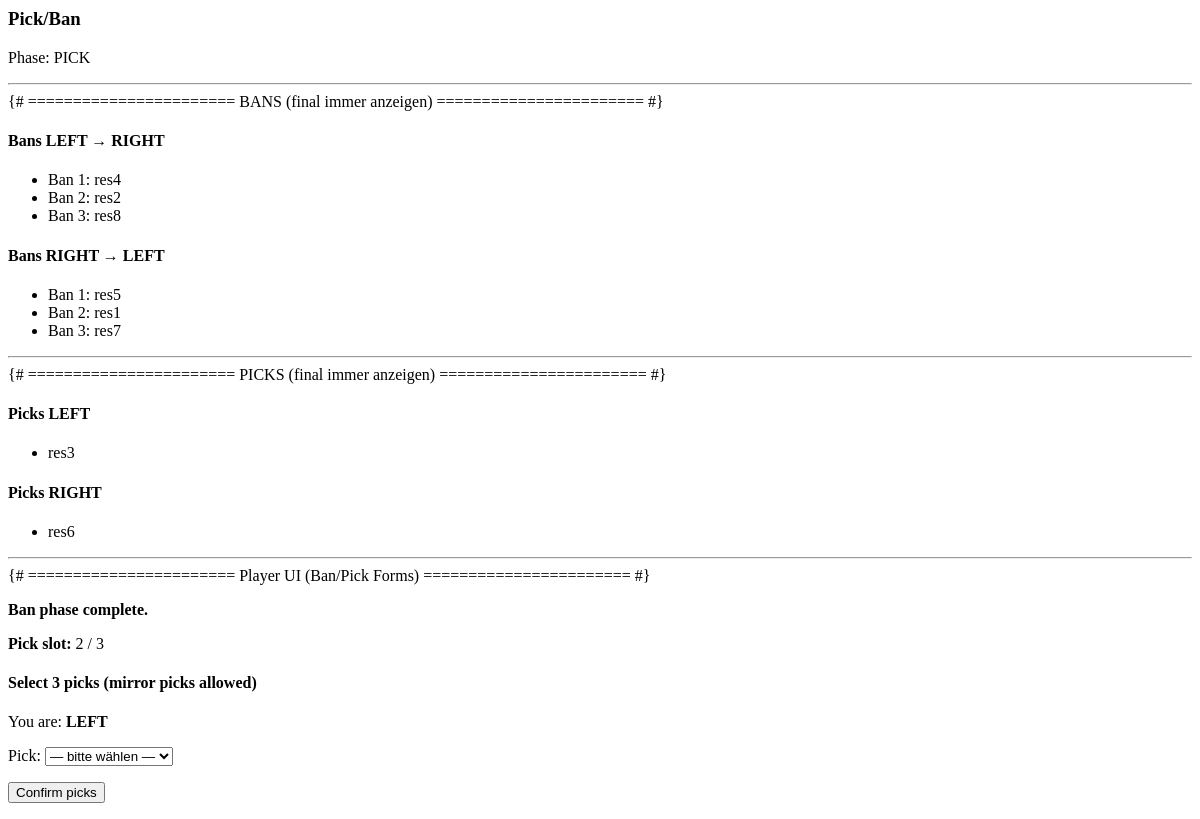
The app's page /match/1/draft-partial/ (signed in), older data.
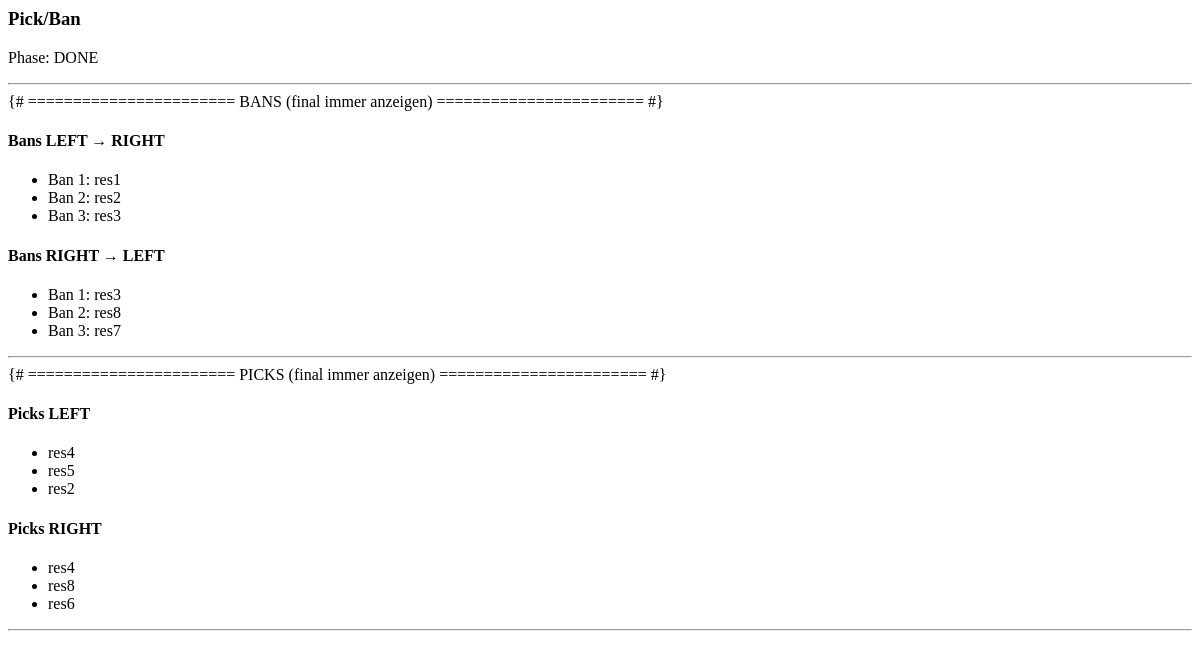
The same page, newer data.
### core/models.py (models this page shows, shortened)
class MatchDraftAction(models.Model):
    match = models.ForeignKey(Match, on_delete=models.CASCADE, related_name="draft_actions")
    step_index = models.PositiveIntegerField(db_index=True)
    action_type = models.CharField(max_length=10, choices=DraftActionType.choices)
    acting_side = models.CharField(max_length=5, choices=MatchSide.choices)
    target_side = models.CharField(max_length=5, choices=MatchSide.choices)
    slot_index = models.PositiveIntegerField(default=1)
    is_locked = models.BooleanField(default=False)
    resonator = models.ForeignKey(Resonator, on_delete=models.CASCADE, related_name="draft_actions")
    created_at = models.DateTimeField(auto_now_add=True)
    class Meta:
        constraints = [
            models.UniqueConstraint(
                fields=["match", "step_index"],
                name="uniq_matchdraftaction_match_step",
            ),
            models.UniqueConstraint(
                fields=["match", "action_type", "slot_index", "acting_side"],
                name="uniq_matchdraftaction_slot_per_side",
            ),
        ]
        ordering = ["step_index"]

class Resonator(models.Model):
    slug = models.SlugField(unique=True)
    name = models.CharField(max_length=200)
    icon_url = models.URLField()
    is_enabled = models.BooleanField(default=True)
    def __str__(self) -> str:
        return self.name

### core/views.py (the view)
# urls.py: path("match/<int:matchId>/draft-partial/", views.matchDraftPartial, name="matchDraftPartial"),
def matchDraftPartial(request, matchId: int):
    match = get_object_or_404(
        Match.objects.select_related("player_left", "player_right", "boss", "tournament", "winner_player"),
        id=matchId,
    )
    isHost = request.user.is_authenticated and request.user.role in (UserRole.ADMIN, UserRole.COMMENTATOR)
    userSide = _getUserSide(request.user, match)
    isPlayerInMatch = userSide is not None
    if not (isHost or isPlayerInMatch):
        return HttpResponseForbidden("Forbidden")
    context = buildDraftContext(match, request.user)
    html = render_to_string("core/partials/match_draft.html", context, request=request)
    return HttpResponse(html)

### core/draft.py (called while the page is built)
def _getUserSide(user, match) -> str | None:
    if not getattr(user, "is_authenticated", False):
        return None
    player = getattr(user, "player", None)
    if player is None:
        return None
    if user.player_id == match.player_left_id:
        return MatchSide.LEFT
    if user.player_id == match.player_right_id:
        return MatchSide.RIGHT
    return None

def _getCurrentBanSlot(match) -> int:
    lockedSlots = (
        MatchDraftAction.objects
        .filter(match=match, action_type=DraftActionType.BAN, is_locked=True)
        .values_list("slot_index", flat=True)
        .distinct()
    )
    return len(set(lockedSlots)) + 1

def _getCurrentPickSlot(match) -> int:
    lockedSlots = (
        MatchDraftAction.objects
        .filter(match=match, action_type=DraftActionType.PICK, is_locked=True)
        .values_list("slot_index", flat=True)
        .distinct()
    )
    return len(set(lockedSlots)) + 1

### core/templates/core/partials/match_draft.html (shortened to what this page needs)
<h3>Pick/Ban</h3>
<p>
  Phase:
  {% if not banPhaseDone %}BAN{% elif not pickPhaseDone %}PICK{% else %}DONE{% endif %}
</p>
<hr>
{# =======================
   BANS (final immer anzeigen)
   ======================= #}
<h4>Bans LEFT → RIGHT</h4>
<ul>
  {% for a in bansLeftToRight %}
    <li>Ban {{ a.slot_index }}: {{ a.resonator.name }}</li>
  {% empty %}
    <li>None</li>
  {% endfor %}
</ul>
<h4>Bans RIGHT → LEFT</h4>
<ul>
  {% for a in bansRightToLeft %}
    <li>Ban {{ a.slot_index }}: {{ a.resonator.name }}</li>
  {% empty %}
    <li>None</li>
  {% endfor %}
</ul>
<hr>
{# =======================
   PICKS (final immer anzeigen)
   ======================= #}
<h4>Picks LEFT</h4>
<ul>
  {% for a in picksLeft %}
    <li>{{ a.resonator.name }}</li>
  {% empty %}
    <li>None</li>
  {% endfor %}
</ul>
<h4>Picks RIGHT</h4>
<ul>
  {% for a in picksRight %}
    <li>{{ a.resonator.name }}</li>
  {% empty %}
    <li>None</li>
  {% endfor %}
</ul>
<hr>
{% if not isHost and not pickPhaseDone %}
  {# =======================
     Player UI (Ban/Pick Forms)
     ======================= #}
  {% if banPhaseDone %}
    <p><b>Ban phase complete.</b></p>
    <p><b>Pick slot:</b> {{ currentPickSlot }} / {{ pickCount }}</p>
  {% else %}
    <p><b>Ban slot:</b> {{ currentBanSlot }} / {{ banCount }}</p>
  {% endif %}
  {% if pickForm %}
    <h4>Select 3 picks (mirror picks allowed)</h4>
    {% if userSide %}<p>You are: <b>{{ userSide }}</b></p>{% endif %}
    <form method="post" action="{% url 'matchConfirmPicks' match.id %}">
      {{ pickForm.as_p }}
      <button type="submit">Confirm picks</button>
    </form>
  {% endif %}
{% endif %}

Row changes from the older to the newer data that the page shows:
removed MatchDraftAction: slot_index "1", resonator.name "res4", shown under "Bans LEFT → RIGHT"
removed MatchDraftAction: slot_index "3", resonator.name "res8", shown under "Bans LEFT → RIGHT"
removed MatchDraftAction: slot_index "1", resonator.name "res5", shown under "Bans RIGHT → LEFT"
removed MatchDraftAction: slot_index "2", resonator.name "res1", shown under "Bans RIGHT → LEFT"
removed MatchDraftAction: resonator.name "res3", shown under "Picks LEFT"
added MatchDraftAction: slot_index "1", resonator.name "res1", shown under "Bans LEFT → RIGHT"
added MatchDraftAction: slot_index "3", resonator.name "res3", shown under "Bans LEFT → RIGHT"
added MatchDraftAction: slot_index "1", resonator.name "res3", shown under "Bans RIGHT → LEFT"
added MatchDraftAction: slot_index "2", resonator.name "res8", shown under "Bans RIGHT → LEFT"
added MatchDraftAction: resonator.name "res4", shown under "Picks LEFT"
added MatchDraftAction: resonator.name "res5", shown under "Picks LEFT"
added MatchDraftAction: resonator.name "res2", shown under "Picks LEFT"
added MatchDraftAction: resonator.name "res4", shown under "Picks RIGHT"
added MatchDraftAction: resonator.name "res8", shown under "Picks RIGHT"
Text that changed along with them:
{{ currentPickSlot }}: "2" → (not shown)
{{ pickCount }}: "3" → (not shown)
{{ userSide }}: "LEFT" → (not shown)
form field pick: "— bitte wählen —" → (not shown)
text no longer shown: "PICK {# ======================= Player UI (Ban/Pick Forms) ======================= #} Ban phase complete. Pick slot: / Select 3 picks (mirror picks allowed) You are: Pick: Confirm picks"
text now shown: "DONE"
